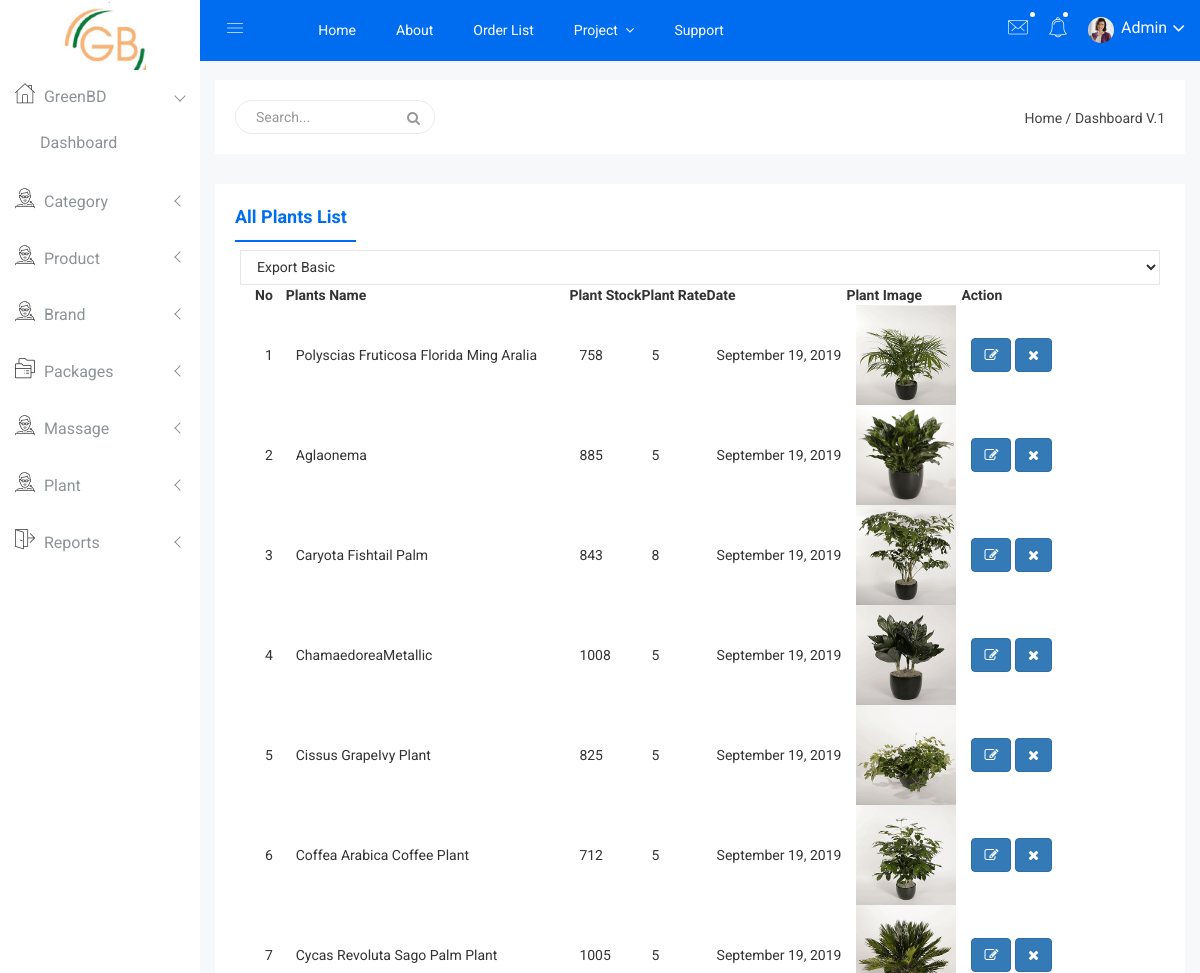
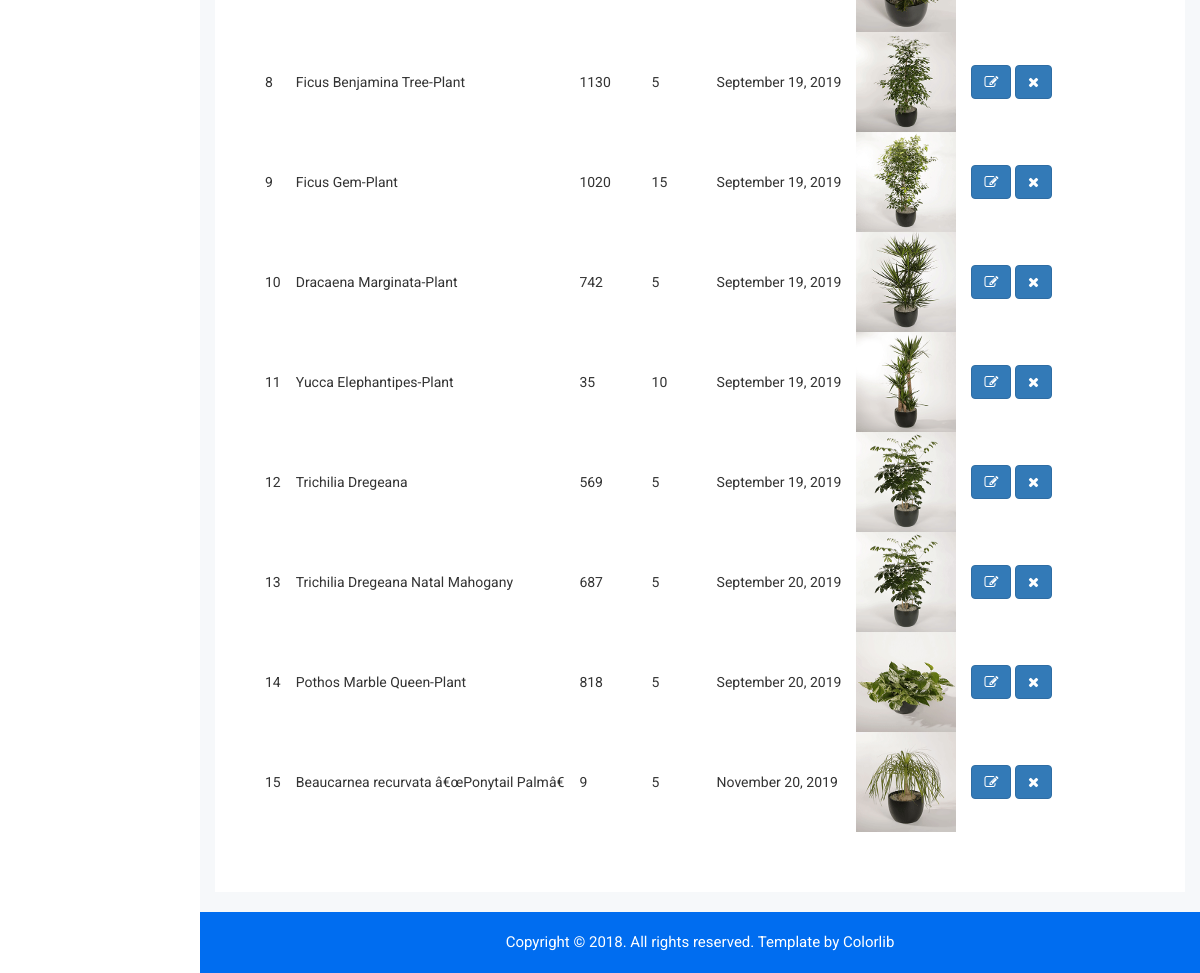
/admin/all_plants.php, run on the app's committed database (2 pictures, top to bottom).
### tables this page shows
CREATE TABLE `plants` (
  `plant_id` int(11) NOT NULL,
  `plant_name` varchar(255) NOT NULL,
  `rate` int(10) NOT NULL COMMENT 'Per day',
  `stock` int(10) NOT NULL,
  `image` varchar(255) NOT NULL,
  `date` timestamp NOT NULL DEFAULT CURRENT_TIMESTAMP
);

### lib/database.php (called while the page is built, shortened)
<?php
class Database{
	public $host   = DB_HOST;
	public $user   = DB_USER;
	public $pass   = DB_PASS;
	public $dbname = DB_NAME;
	public $link;
	private function dbconnect(){
		$this->link = new mysqli($this->host, $this->user, $this->pass, $this->dbname);
	}
	public function select($query){
		$result = $this->link->query($query) or die($this->link->error.__LINK__);
		if ($result->num_rows > 0) {
			return $result;
		}else{
			return false;
		}
	}
}
?>

### classes/package.php (called while the page is built, shortened)
<?php
$realpath = realpath(dirname(__FILE__));
include_once ($realpath.'/../lib/database.php');
include_once ($realpath.'/../helpers/format.php');
?>
<?php
class Package{
    private $db;
    public function __construct(){
        $this->db = new Database();
    }
    public function get_all_plants(){
        $select = "SELECT * FROM plants";
        $result = $this->db->select($select);
        return $result;
    }
}
?>

### helpers/format.php (called while the page is built, shortened)
<?php
class Format{
   public function formatDate($date){
      return date('F j, Y', strtotime($date));
     }
}
?>

### admin/all_plants.php (the view, shortened to what this page needs)
<?php include 'tamp/link.php';?>
<?php include 'tamp/sidber.php';?>
<?php include '../classes/package.php';?>
<?php include_once '../helpers/format.php';?>
<?php
$pkg = new Package();
$fm  = new Format();
?>
<div class="all-content-wrapper">
    <div class="container-fluid">
        <div class="row">
            <div class="col-lg-12 col-md-12 col-sm-12 col-xs-12">
                <div class="logo-pro">
                    <a href="index.html"><img class="main-logo" src="img/logo/logo.png" alt="" /></a>
                </div>
            </div>
        </div>
    </div>
    <?php include 'tamp/header.php';?>
    <div class="single-pro-review-area mt-t-30 mg-b-15">
        <div class="container-fluid">
            <div class="row">
                <div class="col-lg-12 col-md-12 col-sm-12 col-xs-12">
                    <div class="product-payment-inner-st">
                        <ul id="myTabedu1" class="tab-review-design">
                            <li class="active"><a href="#Pending"> All Plants List</a></li>
                        <div id="myTabContent" class="tab-content custom-product-edit">
                            <div class="product-tab-list tab-pane fade active in" id="Pending">
                                <div class="row">
                                    <div class="sparkline13-list">
                                        <div class="sparkline13-graph">
                                            <div class="datatable-dashv1-list custom-datatable-overright">
                                                <div id="toolbar">
                                                    <select class="form-control dt-tb">
                                                        <option value="">Export Basic</option>
                                                    </select>
                                                </div>
                                                <table id="table" data-toggle="table" data-pagination="true" data-search="true" data-show-columns="true" data-show-pagination-switch="true" data-show-refresh="true" data-key-events="true" data-show-toggle="true" data-resizable="true" data-cookie="true"
                                                       data-cookie-id-table="saveId" data-show-export="true" data-click-to-select="true" data-toolbar="#toolbar">
                                                    <thead>
                                                    <tr>
                                                        <th data-field="state" data-checkbox="true"></th>
                                                        <th data-field="id">No</th>
                                                        <th data-field="name">Plants Name</th>
                                                        <th>Plant Stock</th>
                                                        <th>Plant Rate</th>
                                                        <th data-field="date" data-editable="true">Date</th>
                                                        <th>Plant Image</th>
                                                        <th data-field="action">Action</th>
                                                    </tr>
                                                    </thead>
                                                    <tbody>
                                                    <?php
                                                    $get_plants = $pkg->get_all_plants();
                                                    $i = 0;
                                                    if ($get_plants) {
                                                        while ($result = $get_plants->fetch_assoc()) {
                                                            $i++;
                                                            ?>
                                                            <tr>
                                                                <td></td>
                                                                <td><?php echo $i; ?></td>
                                                                <td><?php echo $result['plant_name']; ?></td>
                                                                <td><?php echo $result['stock']; ?></td>
                                                                <td><?php echo $result['rate']; ?></td>
                                                                <td><?php echo $fm->formatDate($result['date']); ?></td>
                                                                <td><img style="height:100px;width:100px; " src="<?php echo $result['image']; ?>"></td>
                                                                <td>
                                                                    <a  href="edit-plant.php?plant_id=<?php echo $result['plant_id']; ?>">
                                                                        <button type="button" class="btn btn-primary">
                                                                            <i class="fa fa-pencil-square-o" aria-hidden="true"></i>
                                                                        </button>
                                                                    </a>
                                                                    <a onclick="return confirm('Are you sure delete this')" href="?plant_id=<?php echo $result['plant_id']; ?>">
                                                                        <button type="button" class="btn btn-primary">
                                                                            <i class="fa fa-times edu-danger-error" aria-hidden="true"></i>
                                                                        </button>
                                                                    </a>
                                                                </td>
                                                            </tr>
                                                        <?php } } ?>
                                                    </tbody>
                                                </table>
                                            </div>
                                        </div>
                                    </div>
                                </div>
                            </div>
                        </div>
                    </div>
                </div>
            </div>
        </div>
    </div>
    <div class="footer-copyright-area">
        <div class="container-fluid">
            <div class="row">
                <div class="col-lg-12 col-md-12 col-sm-12 col-xs-12">
                    <div class="footer-copy-right">
                        <p>Copyright © 2018. All rights reserved. Template by <a href="https://colorlib.com/wp/templates/">Colorlib</a></p>
                    </div>
                </div>
            </div>
        </div>
    </div>
</div>
</body>
</html>

### data on the page
plants: plant_name "Polyscias Fruticosa Florida Ming Aralia", stock "758", rate "5", date "September 19, 2019", image (picture)
plants: plant_name "Aglaonema", stock "885", rate "5", date "September 19, 2019", image (picture)
plants: plant_name "Caryota Fishtail Palm", stock "843", rate "8", date "September 19, 2019", image (picture)
plants: plant_name "ChamaedoreaMetallic", stock "1008", rate "5", date "September 19, 2019", image (picture)
plants: plant_name "Cissus GrapeIvy Plant", stock "825", rate "5", date "September 19, 2019", image (picture)
plants: plant_name "Coffea Arabica Coffee Plant", stock "712", rate "5", date "September 19, 2019", image (picture)
plants: plant_name "Cycas Revoluta Sago Palm Plant", stock "1005", rate "5", date "September 19, 2019", image (picture)
plants: plant_name "Ficus Benjamina Tree-Plant", stock "1130", rate "5", date "September 19, 2019", image (picture)
plants: plant_name "Ficus Gem-Plant", stock "1020", rate "15", date "September 19, 2019", image (picture)
plants: plant_name "Dracaena Marginata-Plant", stock "742", rate "5", date "September 19, 2019", image (picture)
plants: plant_name "Yucca Elephantipes-Plant", stock "35", rate "10", date "September 19, 2019", image (picture)
plants: plant_name "Trichilia Dregeana", stock "569", rate "5", date "September 19, 2019", image (picture)
plants: plant_name "Trichilia Dregeana Natal Mahogany", stock "687", rate "5", date "September 20, 2019", image (picture)
plants: plant_name "Pothos Marble Queen-Plant", stock "818", rate "5", date "September 20, 2019", image (picture)
plants: plant_name "Beaucarnea recurvata â€œPonytail Palmâ€", stock "9", rate "5", date "November 20, 2019", image (picture)
